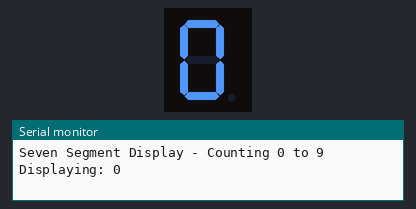
This sketch was run on a simulated Arduino Uno, built with avr-gcc and run on an emulated ATmega328P. On the bench: 1-digit seven-segment display, the last lines printed to the serial monitor. Wiring (from diagram.json): 1-digit 7-segment display, segments lit when HIGH: segments pin 2, pin 3, pin 4, pin 5, pin 6, pin 7, pin 8; digit selects pin 9. The segment pins are drawn as the display they are named for.

Above: at 0.1 s.
At 1.1 s:
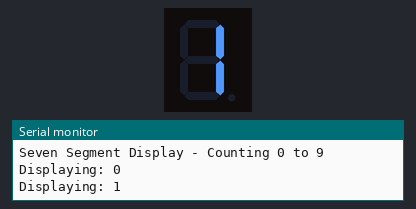
At 2.1 s:
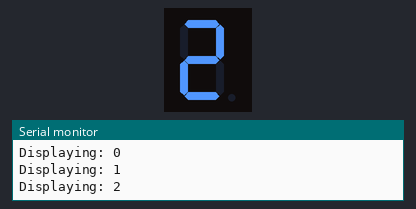
At 4.1 s:
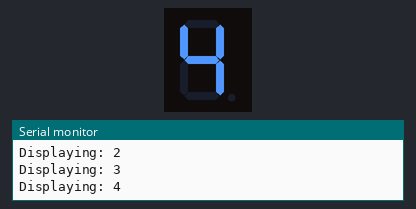
At 6.1 s:
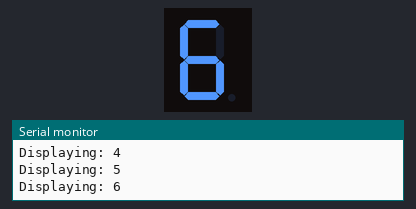
At 9.1 s:
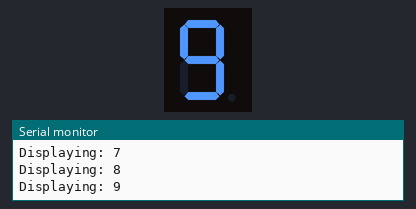

The sketch:

sketch.ino
```cpp
int segmentPins[] = {2, 3, 4, 5, 6, 7, 8};
int commonPin = 9;
bool digitPatterns[10][7] = {
  {1, 1, 1, 1, 1, 1, 0},
  {0, 1, 1, 0, 0, 0, 0},
  {1, 1, 0, 1, 1, 0, 1},
  {1, 1, 1, 1, 0, 0, 1},
  {0, 1, 1, 0, 0, 1, 1},
  {1, 0, 1, 1, 0, 1, 1},
  {1, 0, 1, 1, 1, 1, 1},
  {1, 1, 1, 0, 0, 0, 0},
  {1, 1, 1, 1, 1, 1, 1},
  {1, 1, 1, 1, 0, 1, 1}
};
void setup() {
  for (int i = 0; i < 7; i++) {
    pinMode(segmentPins[i], OUTPUT);
  }
  pinMode(commonPin, OUTPUT);
  digitalWrite(commonPin, LOW);
  Serial.begin(9600);
  Serial.println("Seven Segment Display - Counting 0 to 9");
}
void loop() {
  for (int number = 0; number <= 9; number++) {
    displayNumber(number);
    Serial.print("Displaying: ");
    Serial.println(number);
    delay(1000);
  }
}
void displayNumber(int number) {
  for (int i = 0; i < 7; i++) {
    digitalWrite(segmentPins[i], LOW);
  }
  for (int i = 0; i < 7; i++) {
    digitalWrite(segmentPins[i], digitPatterns[number][i]);
  }
}
void displaySegments(bool a, bool b, bool c, bool d, bool e, bool f, bool g) {
  digitalWrite(segmentPins[0], a);
  digitalWrite(segmentPins[1], b);
  digitalWrite(segmentPins[2], c);
  digitalWrite(segmentPins[3], d);
  digitalWrite(segmentPins[4], e);
  digitalWrite(segmentPins[5], f);
  digitalWrite(segmentPins[6], g);
}
```

Measured:
- by itself, everything shown: repeats every 10.0 s, in 10 steps
- what the display in image 1 shows lasts 1.0 s, from 1.0 s to 2.0 s
